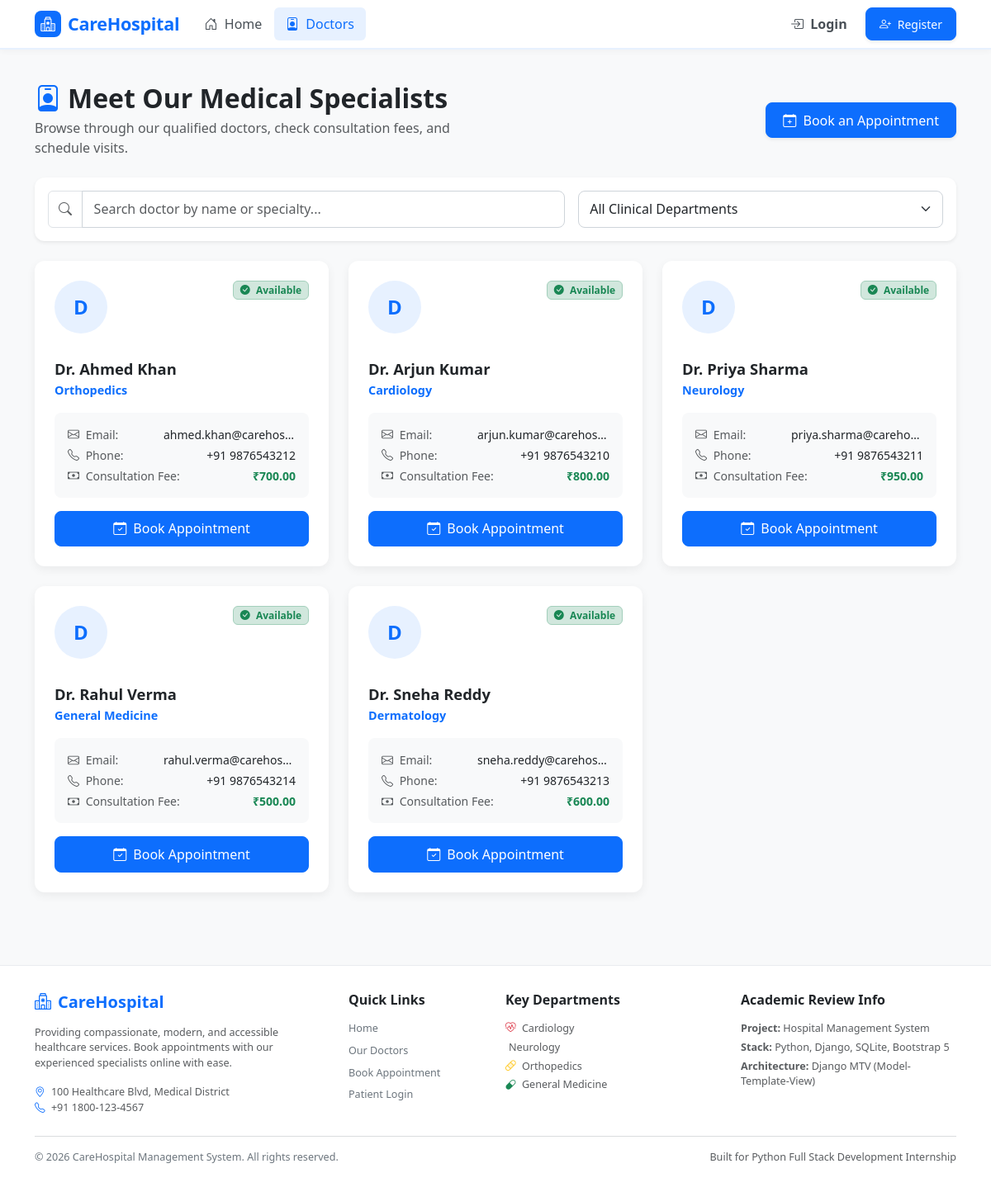
The app's page /doctors/ with its own data.
### management/models.py (models this page shows, shortened)
class Doctor(models.Model):
    name = models.CharField(max_length=100)
    department = models.CharField(max_length=100)
    email = models.EmailField()
    phone = models.CharField(max_length=20)
    consultation_fee = models.DecimalField(max_digits=10, decimal_places=2)
    available = models.BooleanField(default=True)
    class Meta:
        ordering = ['name']

### management/views.py (the view)
# urls.py: path('doctors/', views.doctors_view, name='doctors'),
def doctors_view(request):
    query = request.GET.get('q', '').strip()
    dept_filter = request.GET.get('department', '').strip()
    doctors = Doctor.objects.all()
    if query:
        doctors = doctors.filter(Q(name__icontains=query) | Q(department__icontains=query))
    if dept_filter:
        doctors = doctors.filter(department__iexact=dept_filter)
    departments = Doctor.objects.values_list('department', flat=True).distinct()
    context = {
        'doctors': doctors,
        'departments': departments,
        'selected_dept': dept_filter,
        'search_query': query,
    }
    return render(request, 'management/doctors.html', context)

### management/templates/management/doctors.html (shortened to what this page needs)
{% extends 'management/base.html' %}
{% load static %}
{% block content %}
<div class="container py-4">
    <div class="row align-items-center mb-4">
        <div class="col-md-6">
            <h2 class="fw-bold text-dark mb-1">
                <i class="bi bi-person-badge text-primary me-2"></i>Meet Our Medical Specialists
            </h2>
            <p class="text-muted mb-0">Browse through our qualified doctors, check consultation fees, and schedule visits.</p>
        </div>
        <div class="col-md-6 text-md-end mt-3 mt-md-0">
            <a href="{% url 'book_appointment' %}" class="btn btn-primary shadow-sm">
                <i class="bi bi-calendar-plus me-1"></i> Book an Appointment
            </a>
        </div>
    </div>
    <div class="card p-3 mb-4 shadow-sm border-0">
        <div class="row g-3">
            <div class="col-md-7">
                <div class="input-group">
                    <span class="input-group-text bg-white text-muted"><i class="bi bi-search"></i></span>
                    <input type="text" id="doctorSearchInput" class="form-control"
                           placeholder="Search doctor by name or specialty..." value="{{ search_query }}">
                </div>
            </div>
            <div class="col-md-5">
                <select id="doctorDepartmentFilter" class="form-select">
                    <option value="">All Clinical Departments</option>
                </select>
            </div>
        </div>
    </div>
    <div class="row g-4" id="doctorsContainer">
        {% for doctor in doctors %}
        <div class="col-md-6 col-lg-4 doctor-item-card" data-name="{{ doctor.name }}" data-department="{{ doctor.department }}">
            <div class="card doctor-card p-4 h-100">
                <div class="d-flex align-items-start justify-content-between mb-3">
                    <div class="doctor-avatar-placeholder">
                        {{ doctor.name|slice:":4"|cut:"Dr. "|slice:":1"|default:"D" }}
                    </div>
                    {% if doctor.available %}
                        <span class="badge bg-success-subtle text-success border border-success-subtle">
                            <i class="bi bi-check-circle-fill me-1"></i> Available
                        </span>
                    {% else %}
                        <span class="badge bg-danger-subtle text-danger border border-danger-subtle">
                            <i class="bi bi-x-circle-fill me-1"></i> Unavailable
                        </span>
                    {% endif %}
                </div>
                <h5 class="doctor-name mb-1">{{ doctor.name }}</h5>
                <p class="doctor-department mb-3">{{ doctor.department }}</p>
                <div class="bg-light p-3 rounded-3 mb-3 small">
                    <div class="d-flex justify-content-between mb-1">
                        <span class="text-muted"><i class="bi bi-envelope me-1"></i> Email:</span>
                        <span class="fw-medium text-dark text-truncate ms-2" style="max-width: 160px;">{{ doctor.email }}</span>
                    </div>
                    <div class="d-flex justify-content-between mb-1">
                        <span class="text-muted"><i class="bi bi-telephone me-1"></i> Phone:</span>
                        <span class="fw-medium text-dark">{{ doctor.phone }}</span>
                    </div>
                    <div class="d-flex justify-content-between">
                        <span class="text-muted"><i class="bi bi-cash me-1"></i> Consultation Fee:</span>
                        <span class="fw-bold text-success">₹{{ doctor.consultation_fee }}</span>
                    </div>
                </div>
                <div class="mt-auto">
                    {% if doctor.available %}
                        <a href="{% url 'book_appointment' %}?doctor={{ doctor.id }}" class="btn btn-primary w-100">
                            <i class="bi bi-calendar-check me-1"></i> Book Appointment
                        </a>
                    {% else %}
                        <button class="btn btn-secondary w-100" disabled>
                            Currently Unavailable
                        </button>
                    {% endif %}
                </div>
            </div>
        </div>
        {% empty %}
        <div class="col-12 text-center py-5">
            <i class="bi bi-person-x fs-1 text-muted"></i>
            <h5 class="fw-bold mt-2">No doctors currently registered</h5>
            <p class="text-muted">Doctors will appear here once added by the hospital administrator.</p>
        </div>
        {% endfor %}
    </div>
</div>
{% endblock %}

### management/static/management/css/style.css (style rules this page uses)
:root { --primary-blue: #0d6efd; --primary-hover: #0b5ed7; --secondary-blue: #e7f1ff; --dark-text: #2c3e50; --muted-text: #6c757d; --bg-light: #f8f9fa; --card-shadow: 0 4px 12px rgba(0, 0, 0, 0.06); --card-hover-shadow: 0 8px 24px rgba(13, 110, 253, 0.12); }
body { background-color: var(--bg-light); color: var(--dark-text); font-family: system-ui, -apple-system, "Segoe UI", Roboto, "Helvetica Neue", Arial, sans-serif; min-height: 100vh; display: flex; flex-direction: column; }
.card { border: none; border-radius: 12px; background-color: #ffffff; box-shadow: var(--card-shadow); transition: transform 0.2s ease, box-shadow 0.2s ease; }
.doctor-card { display: flex; flex-direction: column; height: 100%; }
.doctor-avatar-placeholder { width: 64px; height: 64px; border-radius: 50%; background-color: var(--secondary-blue); color: var(--primary-blue); display: flex; align-items: center; justify-content: center; font-size: 1.5rem; font-weight: 700; margin-bottom: 1rem; }
.doctor-name { font-weight: 700; font-size: 1.15rem; color: #212529; }
.doctor-department { font-size: 0.9rem; color: var(--primary-blue); font-weight: 600; }
.btn-primary { background-color: var(--primary-blue); border-color: var(--primary-blue); font-weight: 500; padding: 0.55rem 1.25rem; border-radius: 8px; }
.form-control, .form-select { border-radius: 8px; border: 1px solid #ced4da; padding: 0.6rem 0.85rem; }

### records on screen
Doctor: name "D", available True (drawn), name "Dr. Ahmed Khan", department "Orthopedics", email "ahmed.khan@carehos…", phone "+91 9876543212", consultation_fee "700.00"
Doctor: name "D", available True (drawn), name "Dr. Arjun Kumar", department "Cardiology", email "arjun.kumar@carehos…", phone "+91 9876543210", consultation_fee "800.00"
Doctor: name "D", available True (drawn), name "Dr. Priya Sharma", department "Neurology", email "priya.sharma@careho…", phone "+91 9876543211", consultation_fee "950.00"
Doctor: name "D", available True (drawn), name "Dr. Rahul Verma", department "General Medicine", email "rahul.verma@carehos…", phone "+91 9876543214", consultation_fee "500.00"
Doctor: name "D", available True (drawn), name "Dr. Sneha Reddy", department "Dermatology", email "sneha.reddy@carehos…", phone "+91 9876543213", consultation_fee "600.00"
